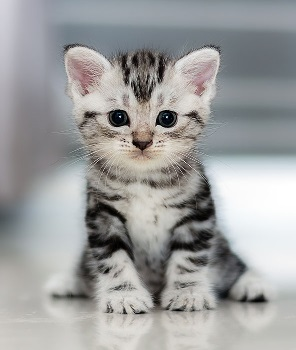
#> input picture data/images/cat.jpg, 296 x 350 px
$ jupyter execute 'Python for Machine learning and Data Science-7.ipynb'
#> lines starting #> are read from the running program, lines starting #| are printed output that depends on the picture
# PytzMLS2018: Python for ML and DS Research - PIL: Python Imaging Library

<center>**Anthony Faustine (sambaiga@gmail.com)**</center>

[PIL or Python Imaging Library](https://pillow.readthedocs.io/en/5.0.0/index.html) is a package that exposes many functions to manipulate images from a Python script. It  adds support for opening, manipulating, and saving images.

## 7.1 Loading an image
The most important class in the Python Imaging Library is the Image class which can be loaded from PIL as `from PIL import Image`. To load an image from a file, use the `open()` function in the Image module:

[cell 1]
from PIL import Image

[cell 2]
image = Image.open("../data/images/cat.jpg")
#> image is the input picture: PIL image 296x350 RGB; mean R, G, B 158, 158.6, 158.3

To display the image you  use `show()` function

[cell 3]
image.show()

[cell 4]
# Print image information
print('Size: {}: {}: {}'.format(image.size, image.mode, image.format))
#| Size: (296, 350): RGB: JPEG

## 7.2 Image transformation

PIL offer several function for transforming images. We can resize images using `resize()` function, rotate image with `rotate()` function and crop an image with `crop()` function.

### 7.2.1 Resize Image

[cell 5]
width, height = image.size
#> width = 296; height = 350
new_width, new_height = (150, 100)

#### Resize image without preserving aspect ratio

[cell 6]
resized_image = image.resize((new_width, new_height))
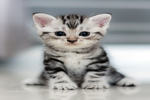
#> resized_image: PIL image 150x100 RGB; mean R, G, B 158, 158.6, 158.3
resized_image.show()

#### Resize by preserving aspect ratio

[cell 7]
# Float casting the height so that the ratio is a float number
ratio = width / float(height)
#> ratio = 0.846

[cell 8]
# Casting to integer because we are working with pixels
new_height = int(new_width / ratio)
#> new_height = 177
# or new_width = int(new_height * ratio)
resized_image = image.resize((new_width, new_height))
#> resized_image: PIL image 150x177 RGB
resized_image.show()

###  7.2.2 Rotate or flipp an image

[cell 9]
rotated_image = image.rotate(60)
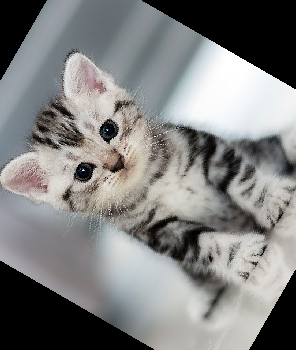
#> rotated_image: PIL image 296x350 RGB; mean R, G, B 128.7, 128.9, 128.3
rotated_image.show()

You can aslo rotate an image using `transpose`  function  which supports these values:
- `FLIP_LEFT_RIGHT`
-  `FLIP_TOP_BOTTOM`
- `ROTATE_90`
- `ROTATE_180`
- `ROTATE_270`

[cell 10]
rotated_image = image.transpose(Image.FLIP_TOP_BOTTOM)
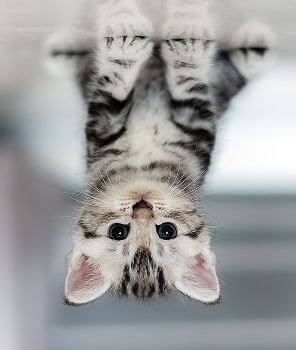
#> rotated_image: PIL image 296x350 RGB; mean R, G, B 158, 158.6, 158.3
rotated_image.show()

### 7.2.3 Crop an Image

When an image is cropped, a rectangular region inside the image is selected and retained while everything else outside the region is removed.

To crop an image you need  to define the region which is going to be cropped. A region is defined like this: (left, upper, right, lower) where (left, upper) are the coordinates of the starting point and (right, lower) are the coordinates of the ending point.

[cell 11]
region = (135, 160, 235, 260)  # 100x100 region
image_crop = image.crop(region)
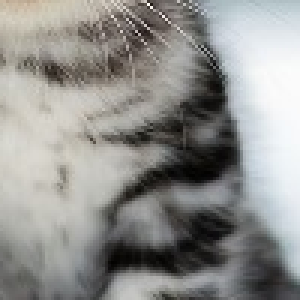
#> image_crop: PIL image 100x100 RGB (shown 3 times larger); mean R, G, B 145.3, 145.1, 142.3
image_crop.show()

## 7.3 Channels

The `split` function splits image's channels and returns a tuple of channels or the same image if the mode is L or 1.

[cell 12]
image = Image.open("../data/images/zebra.jpg")
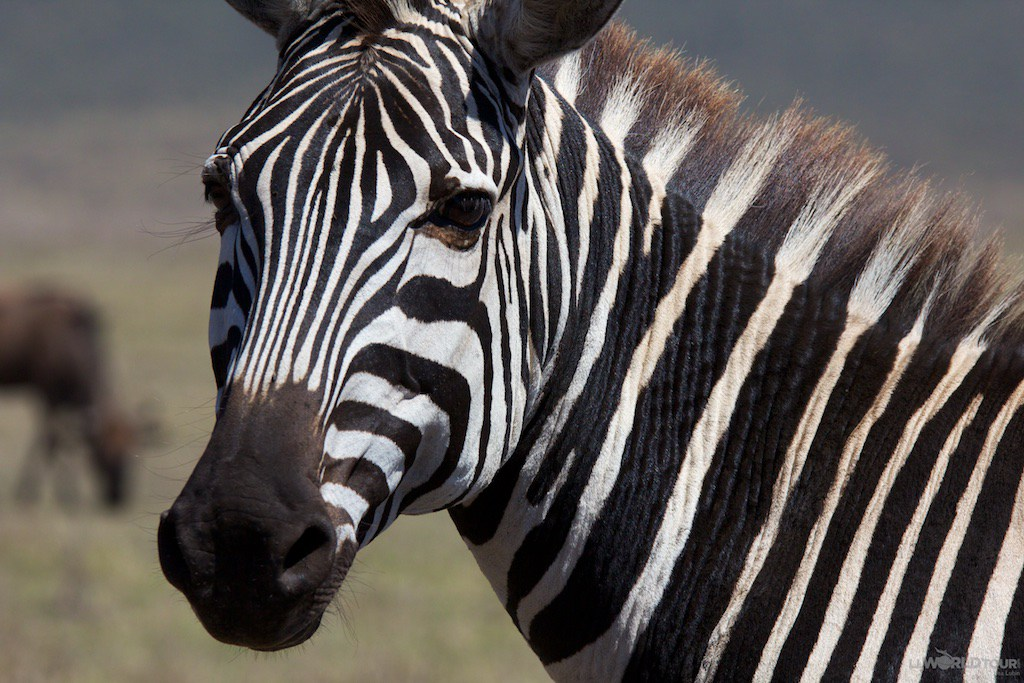
#> input picture data/images/zebra.jpg, 1024 x 683 px
#> image is the input picture: PIL image 1024x683 RGB; mean R, G, B 96.7, 91.1, 87.8

[cell 13]
image.show()

[cell 14]
r, g, b = image.split()

[cell 15]
r.show('R channel')
g.show('G channel')
b.show('B channel')

We will now make images out of each of these channels and visualise them. In order to show the actual color of the channel, we will need to create
a completely black image representing channel with 0 values.Image.new creates a black image by default.

[cell 16]
# Split the channels
red, green, blue = image.split()

[cell 17]
#convert the image from RGBA to L mode which will result in a black and white image.
black = Image.new('L', image.size)
#> black: PIL image 1024x683 L; every value is 0
black.show()

[cell 18]
green_image = Image.merge('RGB', [black, green, black])
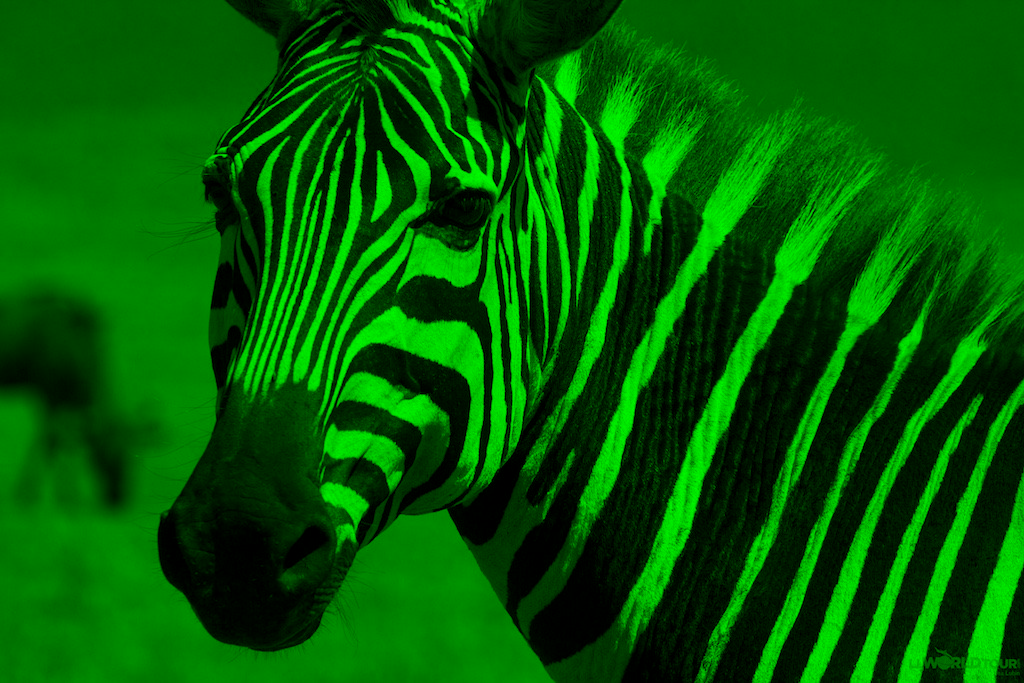
#> green_image: PIL image 1024x683 RGB; mean R, G, B 0, 91.1, 0
green_image.show('Green channel')

[cell 19]
red_image = Image.merge('RGB', [red, black, black])
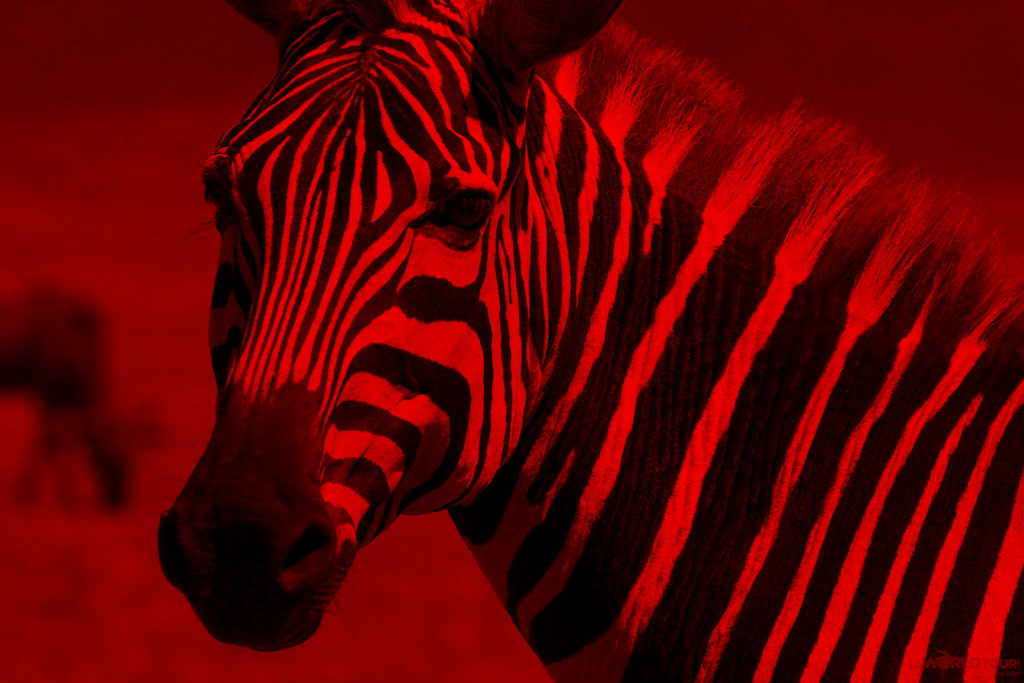
#> red_image: PIL image 1024x683 RGB; mean R, G, B 96.7, 0, 0
red_image.show('Red channel')

[cell 20]
blue_image = Image.merge('RGB', [black, black, blue])
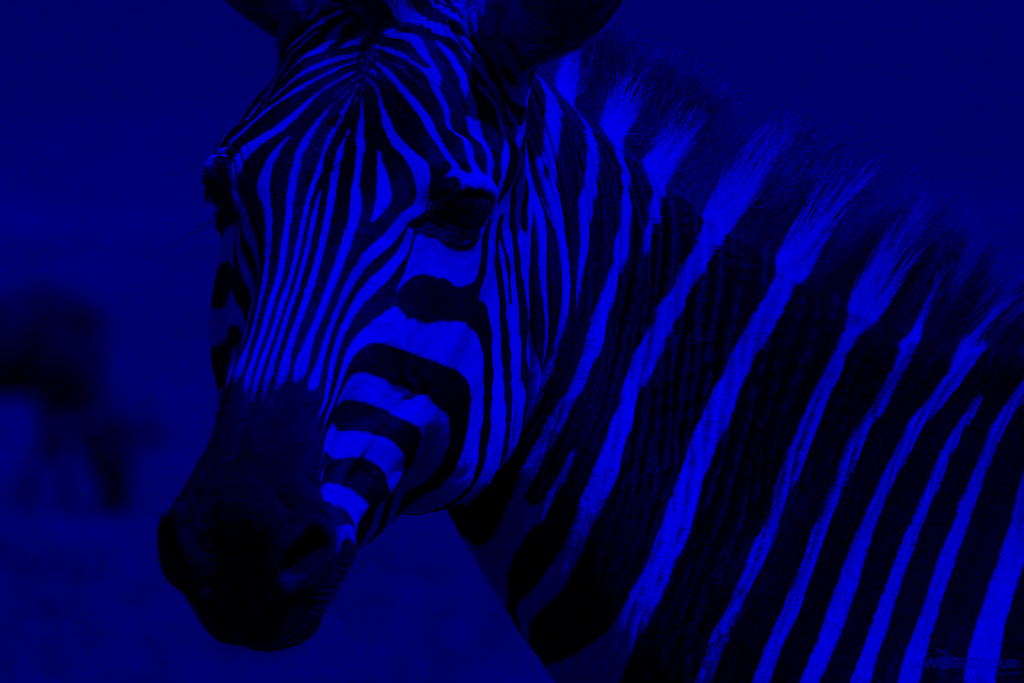
#> blue_image: PIL image 1024x683 RGB; mean R, G, B 0, 0, 87.8
blue_image.show('Blue channel')

## 7.4 Image enhancements
The Python Imaging Library provides a number of methods and modules that can be used to enhance images by color, contrast, brightness or sharpness.

[cell 21]
from PIL import ImageEnhance
import time

### 7.4.1 Color

[cell 22]
color_enhancer = ImageEnhance.Color(image)

[cell 23]
# Enhancement factor of 0 gives a black and white image (no color)
color_enhancer.enhance(0.2).show('Color factor: 0')

[cell 24]
# Enhancement factor of 1 gives the original image
color_enhancer.enhance(1).show('Color factor: 1')

[cell 25]
# Let's saturate the image now by increasing the factor above 1 (up to 2)
for i in range(10):
    factor = 1 + i / 10.0
    time.sleep(0.2)
    color_enhancer.enhance(factor).show('Color factor: %s' % factor)

### 7.4.2 Contrast

[cell 26]
color_enhancer = ImageEnhance.Contrast(image)

[cell 27]
# Enhancement factor of 0 gives solid grey image
color_enhancer.enhance(0).show('Contrast factor: 0')

[cell 28]
# Enhancement factor of 1 gives the original image
color_enhancer.enhance(1).show('Contrast factor: 1')

[cell 29]
# Increase the contrast of the image by increasing the factor
 # above 1 (up to 2)
for i in range(10):
    factor = 1 + i / 10.0
    time.sleep(0.2)
    color_enhancer.enhance(factor).show('Contrast factor: %s' % factor)

### 7.4.3 Brightness

[cell 30]
color_enhancer = ImageEnhance.Brightness(image)

[cell 31]
# Enhancement factor of 0 gives solid black image
color_enhancer.enhance(0).show('Brightness factor: 0')

[cell 32]
# Enhancement factor of 1 gives the original image
color_enhancer.enhance(1).show('Brightness factor: 1')

[cell 33]
# Increase the brightness of the image by increasing the factor
# above 1 (up to 2)
for i in range(10):
    factor = 1 + i / 10.0
    time.sleep(0.2)
    color_enhancer.enhance(factor).show('Brightness factor: %s' % factor)

### 7.4.5 Sharpness

[cell 34]
color_enhancer = ImageEnhance.Sharpness(image)

[cell 35]
# Enhancement factor of 0 gives blurred image
color_enhancer.enhance(0).show('Sharpness factor: 0')

[cell 36]
# Enhancement factor of 1 gives the original image
color_enhancer.enhance(1).show('Sharpness factor: 1')

[cell 37]
for i in range(10):
    factor = 1 + i / 10.0
    time.sleep(0.2)
    color_enhancer.enhance(factor).show('Sharpness factor: %s' % factor)

## 7.5 Filter

The `ImageFilter` module contains a number of pre-defined enhancement filters that can be used with the `filter()` method.

[cell 38]
from PIL import  ImageFilter

[cell 39]
# Normal blur
blurred_image = image.filter(ImageFilter.BLUR)
blurred_image.show('Normal Blur')

[cell 40]
# Gaussian blur with radius 1-10
for i in range(10):
    radius = 1 + i
    time.sleep(0.5)

    image_filter = ImageFilter.GaussianBlur(radius=radius)
    blurred_image = image.filter(image_filter)
    blurred_image.show('Gaussian Blur (radius %s)' % radius)
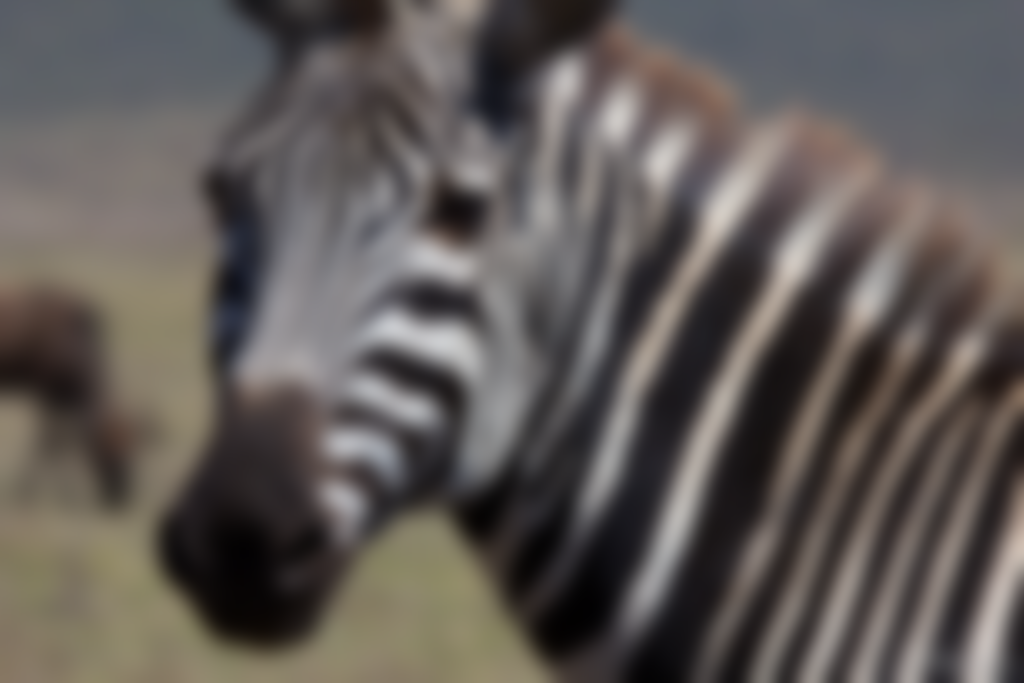
#> blurred_image: PIL image 1024x683 RGB; mean R, G, B 96.7, 91.1, 87.8

[cell 41]
blurred_image = image.filter(ImageFilter.EDGE_ENHANCE)
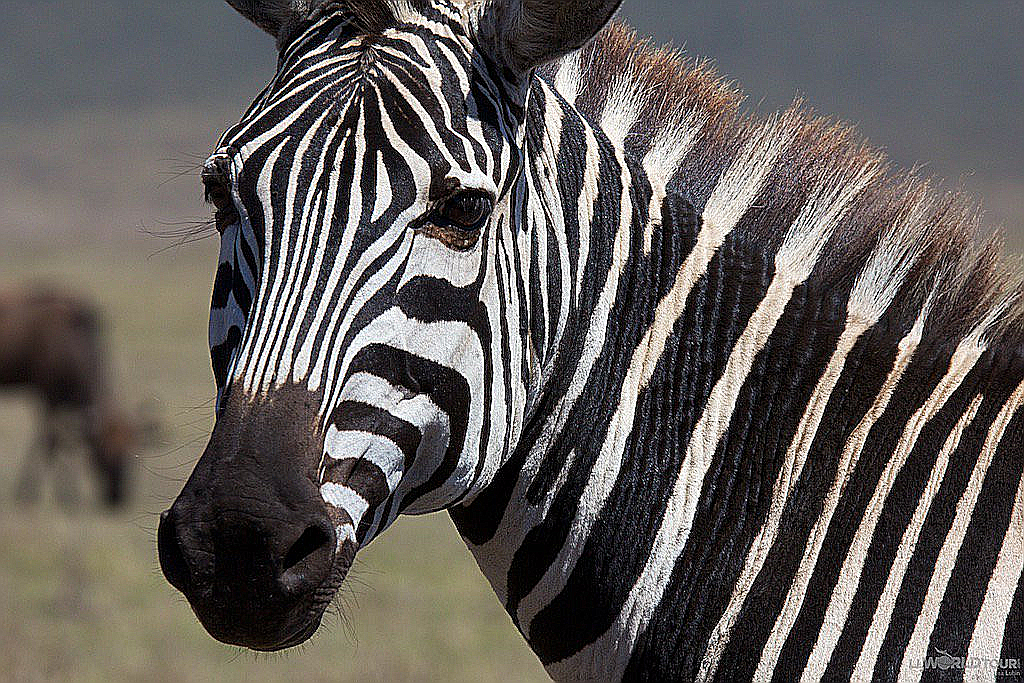
#> blurred_image: PIL image 1024x683 RGB; mean R, G, B 98.6, 93.8, 90.6
blurred_image.show()
